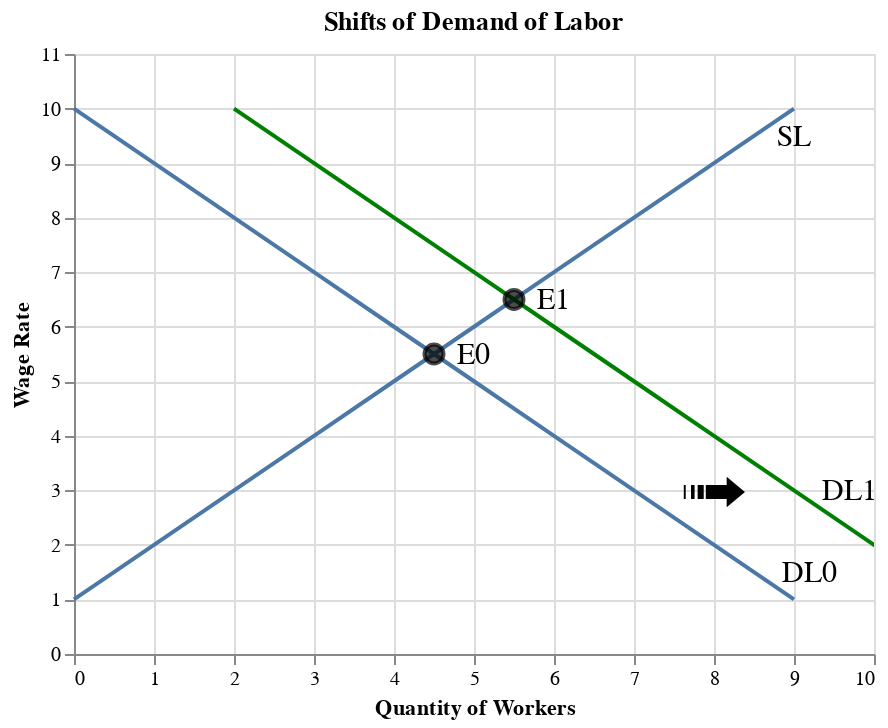

Notebook source saved alongside this figure:
### Markdown cell above
## Shifting Resource Demand

**Changes in the product demand**<br>
An increase in the price of a product then increases MRP and the resources used in production. This would result in more labor being hired.

Price of product ↑/Product demand ↑ increases the demand of labor (shifting to right).

**Changes in productivity**<br>
Increases in productivity can make a firm more profitable and give it a greater incentive to employ more resources and utilize the increased productivity of resources.

Productivity ↑ increases the demand of labor (shifting to right).

**Changes in the prices of other resources**<br>
- Substitute resources<br>If the price of farm machinery decreases relative to farm laborers, the demand of machinery will increase and the demand of laborers will decrease.
- Complementary resources<br>If the price of raw materials decreases, more profitable and the demand of laborers will increase.

### Code cell
df_d2 = pd.DataFrame(data={'price': list(range(1, 11)),
                        'qd': list(range(11,1,-1))
                       })

df_e = pd.DataFrame(data={'price': [6.5],
                        'q': [5.5]
                       })

fig_eq2 = alt.Chart(df_d2).mark_line(clip=True, color='green').encode(
    alt.X('qd', title='Quantity of Workers', scale=alt.Scale(domain=[0,10])),
    alt.Y('price', title='Wage Rate', scale=alt.Scale(domain=[0,11])),
) + alt.Chart(df_e).mark_point(size=90, color='black', fill='black').encode(
    x='q',
    y='price'
)

text1 = alt.Chart({'values':[{'x': 9.2, 'y': 1.5}]}).mark_text(
    text='DL0',
    fontSize=15
).encode(x='x:Q', y='y:Q')

text3 = alt.Chart({'values':[{'x': 5, 'y': 5.5}]}).mark_text(
    text='E0',
    fontSize=15
).encode(x='x:Q', y='y:Q')

text4 = alt.Chart({'values':[{'x': 6, 'y': 6.5}]}).mark_text(
    text='E1',
    fontSize=15
).encode(x='x:Q', y='y:Q')

text5 = alt.Chart({'values':[{'x': 8, 'y': 2.9}]}).mark_text(
    text='➟',
    fontSize=40
).encode(x='x:Q', y='y:Q')

text6 = alt.Chart({'values':[{'x': 9.7, 'y': 3}]}).mark_text(
    text='DL1',
    fontSize=15
).encode(x='x:Q', y='y:Q')


(fig_eq + text1 + text2 + text3 + text4 + text5 + text6 +fig_eq2).properties(title='Shifts of Demand of Labor')

### Figure 1 — Vega-Lite specification as saved in the notebook (floating-point values rounded to 4 significant figures)
{"config": {"view": {"continuousWidth": 400, "continuousHeight": 300}}, "layer": [{"data": {"name": "data-b52e021a0734944d4e2e38e1163d0639"}, "mark": "line", "encoding": {"x": {"type": "quantitative", "field": "qd", "scale": {"domain": [0, 10]}, "title": "Quantity of Workers"}, "y": {"type": "quantitative", "field": "price", "scale": {"domain": [0, 11]}, "title": "Wage Rate"}}}, {"data": {"name": "data-f4791e6d2c5433b743c328a8f6f72260"}, "mark": "line", "encoding": {"x": {"type": "quantitative", "field": "qs", "scale": {"domain": [0, 10]}, "title": "Quantity of Workers"}, "y": {"type": "quantitative", "field": "price", "scale": {"domain": [0, 11]}, "title": "Wage Rate"}}}, {"data": {"name": "data-d399b823e5ed27652ccca1b73313cabb"}, "mark": {"type": "point", "color": "black", "fill": "black", "size": 90}, "encoding": {"x": {"type": "quantitative", "field": "q"}, "y": {"type": "quantitative", "field": "price"}}}, {"data": {"name": "data-93f18ea3f997e46b4c8a77fe4feec911"}, "mark": {"type": "text", "fontSize": 15, "text": "DL0"}, "encoding": {"x": {"type": "quantitative", "field": "x"}, "y": {"type": "quantitative", "field": "y"}}}, {"data": {"name": "data-78eb422e47dc010e08ec7870329a9a72"}, "mark": {"type": "text", "fontSize": 15, "text": "SL"}, "encoding": {"x": {"type": "quantitative", "field": "x"}, "y": {"type": "quantitative", "field": "y"}}}, {"data": {"name": "data-7e100178d0b30ff53f5f746e95732883"}, "mark": {"type": "text", "fontSize": 15, "text": "E0"}, "encoding": {"x": {"type": "quantitative", "field": "x"}, "y": {"type": "quantitative", "field": "y"}}}, {"data": {"name": "data-498fdeec1f0f7da2fb2e8a2d6fb04553"}, "mark": {"type": "text", "fontSize": 15, "text": "E1"}, "encoding": {"x": {"type": "quantitative", "field": "x"}, "y": {"type": "quantitative", "field": "y"}}}, {"data": {"name": "data-c7bf9576517b30fd82269b5e3e3ca2e3"}, "mark": {"type": "text", "fontSize": 40, "text": "➟"}, "encoding": {"x": {"type": "quantitative", "field": "x"}, "y": {"type": "quantitative", "field": "y"}}}, {"data": {"name": "data-814e6d3af481940900abdec8f40c03ea"}, "mark": {"type": "text", "fontSize": 15, "text": "DL1"}, "encoding": {"x": {"type": "quantitative", "field": "x"}, "y": {"type": "quantitative", "field": "y"}}}, {"layer": [{"data": {"name": "data-fb15055763d03ba9818aeeccc9f979db"}, "mark": {"type": "line", "clip": true, "color": "green"}, "encoding": {"x": {"type": "quantitative", "field": "qd", "scale": {"domain": [0, 10]}, "title": "Quantity of Workers"}, "y": {"type": "quantitative", "field": "price", "scale": {"domain": [0, 11]}, "title": "Wage Rate"}}}, {"data": {"name": "data-eb4fd1c40e9ab83a5e2c930c755396c8"}, "mark": {"type": "point", "color": "black", "fill": "black", "size": 90}, "encoding": {"x": {"type": "quantitative", "field": "q"}, "y": {"type": "quantitative", "field": "price"}}}]}], "title": "Shifts of Demand of Labor", "$schema": "https://vega.github.io/schema/vega-lite/v4.8.1.json", "datasets": {"data-b52e021a0734944d4e2e38e1163d0639": [{"price": 1, "qd": 9}, {"price": 2, "qd": 8}, {"price": 3, "qd": 7}, {"price": 4, "qd": 6}, {"price": 5, "qd": 5}, {"price": 6, "qd": 4}, {"price": 7, "qd": 3}, {"price": 8, "qd": 2}, {"price": 9, "qd": 1}, {"price": 10, "qd": 0}], "data-f4791e6d2c5433b743c328a8f6f72260": [{"price": 1, "qs": 0}, {"price": 2, "qs": 1}, {"price": 3, "qs": 2}, {"price": 4, "qs": 3}, {"price": 5, "qs": 4}, {"price": 6, "qs": 5}, {"price": 7, "qs": 6}, {"price": 8, "qs": 7}, {"price": 9, "qs": 8}, {"price": 10, "qs": 9}], "data-d399b823e5ed27652ccca1b73313cabb": [{"price": 5.5, "q": 4.5}], "data-93f18ea3f997e46b4c8a77fe4feec911": [{"x": 9.2, "y": 1.5}], "data-78eb422e47dc010e08ec7870329a9a72": [{"x": 9, "y": 9.5}], "data-7e100178d0b30ff53f5f746e95732883": [{"x": 5, "y": 5.5}], "data-498fdeec1f0f7da2fb2e8a2d6fb04553": [{"x": 6, "y": 6.5}], "data-c7bf9576517b30fd82269b5e3e3ca2e3": [{"x": 8, "y": 2.9}], "data-814e6d3af481940900abdec8f40c03ea": [{"x": 9.7, "y": 3}], "data-fb15055763d03ba9818aeeccc9f979db": [{"price": 1, "qd": 11}, {"price": 2, "qd": 10}, {"price": 3, "qd": 9}, {"price": 4, "qd": 8}, {"price": 5, "qd": 7}, {"price": 6, "qd": 6}, {"price": 7, "qd": 5}, {"price": 8, "qd": 4}, {"price": 9, "qd": 3}, {"price": 10, "qd": 2}], "data-eb4fd1c40e9ab83a5e2c930c755396c8": [{"price": 6.5, "q": 5.5}]}}
